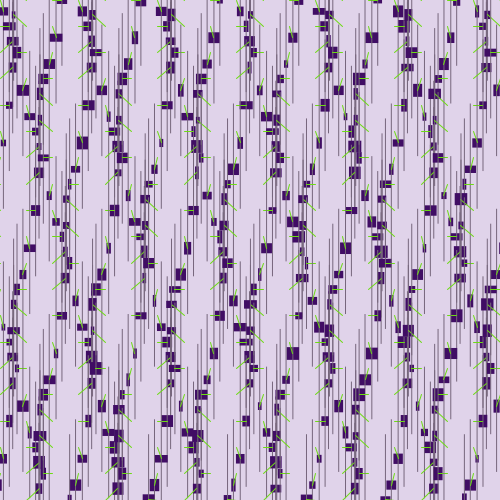
Frame 1 (no input)
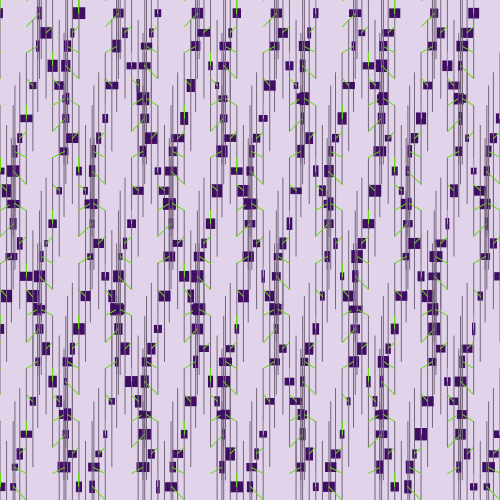
Frame 60 (the mouse pressed at the canvas centre just before this capture)
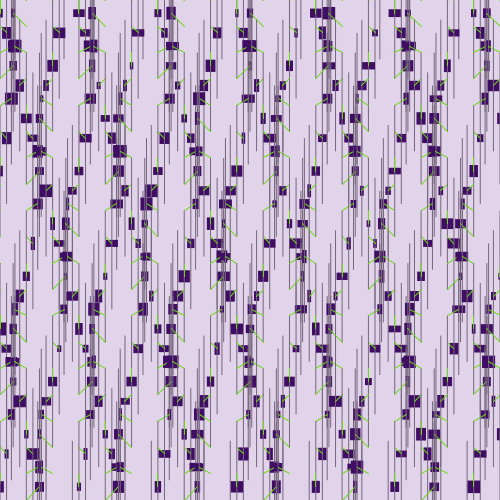
Frame 120 (the mouse held since frame 60 and released just before this capture)

The Processing sketch that drew these frames (run headless with seeded random() and noise(); from frame 60 on, the mouse is pressed at the canvas centre):

// Processing sketch: processing_151298
// ── processing_151298.pde

/*
 * Creative Coding
 * Week 2, 05 - Moving Patterns 1
 * by Indae Hwang and Jon McCormack edited by k Morris
 
 */

// variable used to store the current frame rate value
int frame_rate_value;

void setup() {
  size(500, 500);

  frame_rate_value = 6;
  frameRate(frame_rate_value);
  rectMode(CENTER);
  background(#E0D3EA);
}


void draw() {

  background(#E0D3EA);

  int num = 20;
  int margin = 0;
  float gutter = 0; //distance between each cell
  float cellsize = ( width - (2 * margin) - gutter * (num - 1) ) / (num - 1);

  int circleNumber = 0; // counter
  for (int i=0; i<num; i++) {
    for (int j=0; j<num; j++) {
      circleNumber = (i * num) + j; // different way to calculate the circle number from w2_04

      float tx = margin + cellsize * i + gutter * i;
      float ty = margin + cellsize * j + gutter * j;

      movingCircle(tx, ty, cellsize, circleNumber);
    }
  }
} //end of draw 


void movingCircle(float x, float y, float size, int circleNum) {

  float finalAngle;
  finalAngle = frameCount + circleNum*2; //times circleNum by 2 
  //the rotating angle for each tempX and tempY postion is affected by frameRate and angle;  
  float tempX = x + (size / 2) * sin(HALF_PI / frame_rate_value * finalAngle);
  float tempY = y + (size / 2) * cos(PI / frame_rate_value * finalAngle);

  noStroke();
  fill(#400D64);
  rect(tempX, tempY, random (size/8,size/2), random (size/4, size/2)); // changed from /5 /5
  fill (#76667C); // new colour
  rect(tempX, tempY, 1, size*5);
  stroke(0);
  noFill();
  stroke(#6DDB14);
  line(x, y, tempX, tempY);
  fill (#BCBC41);
}


/*
 * keyReleased function
 *
 * called automatically by Processing when a keyboard key is released
 */
void keyReleased() {

  // right arrow -- increase frame_rate_value
  if (keyCode == RIGHT && frame_rate_value < 60) {
    frame_rate_value++;
  }

  // left arrow -- decrease frame_rate_value
  if ( keyCode == LEFT && frame_rate_value > 1) {
    frame_rate_value--;
  }

  // set the frameRate and print current value on the screen
  frameRate(frame_rate_value);
  println("Current frame Rate is: " + frame_rate_value);
}
